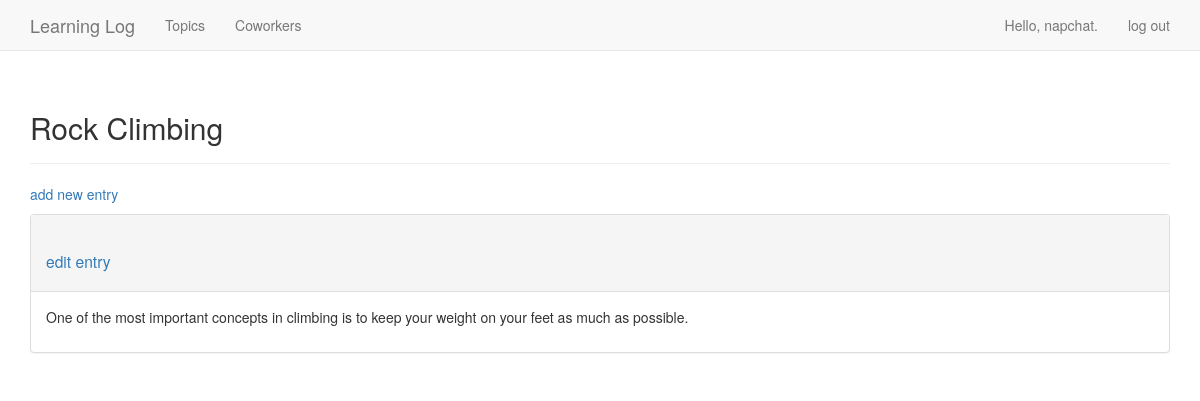
The page /topics/2/ (signed in) on the database its author committed.
### learning_logs/models.py (models this page shows, shortened)
class Topic(models.Model):
	text = models.CharField(max_length=200)
	date_added = models.DateTimeField(auto_now_add=True)
	owner = models.ForeignKey(User)
	def __str__(self):
		return self.text

class Entry(models.Model):
	topic = models.ForeignKey(Topic)           #外键,Topic对象可通过属性entry_set.all()来获取该类下的属性
	text = models.TextField()
	date_added = models.DateTimeField(auto_now_add=True)
	class Meta:
		verbose_name_plural = 'entries'

### learning_logs/views.py (the view)
# urls.py: url(r'^topics/(?P<topic_id>\d+)/$', views.topic, name='topic'),
@login_required
def topic(request, topic_id):
	topic = Topic.objects.get(id=topic_id)
	if topic.owner != request.user:
		raise Http404
	entries = topic.entry_set.order_by('date_added')
	context = {'topic': topic, 'entries': entries}
	return render(request, 'learning_logs/topic.html', context)

### learning_logs/templates/learning_logs/topic.html (shortened to what this page needs)
{% extends 'learning_logs/base.html' %}
{% block header %}
  <h2>{{ topic }}</h2>
{% endblock header %}
{% block content %}
  <p>
	<a href="{% url 'learning_logs:new_entry' topic.id %}">add new entry</a>
  </p>
  {% for entry in entries %}
    <div class="panel panel-default">
	  <div class="panel-heading">
		<h3>
		  <small>
			<a href="{% url 'learning_logs:edit_entry' entry.id %}">edit entry</a>
		  </small>
		</h3>
	  </div>
	  <div class="panel-body">
		{{ entry.text|linebreaks }}
	  </div>
    </div>
  {% empty %}
		There are no entries for this topic yet.
  {% endfor %}
{% endblock content %}

### learning_logs/templates/learning_logs/base.html (shortened to what this page needs)
{% load bootstrap3 %}
<!DOCTYPE html>
<html lang="en">
  <head>
	{% bootstrap_css %}
  </head>
  <body>
    <nav class="navbar navbar-default navbar-static-top">
	  <div class="container">
		<div class="navbar-header">
		  <a class="navbar-brand" href="{% url 'learning_logs:index' %}">
			Learning Log</a>
		</div>
		<div id="navbar" class="navbar-collapse collapse">
		  <ul class="nav navbar-nav">
			<li><a href="{% url 'learning_logs:topics' %}">Topics</a></li>
			<li><a href="{% url 'learning_logs:coworkers' %}">Coworkers</a></li>
		  </ul>
	      <ul class="nav navbar-nav navbar-right">
			{% if user.is_authenticated %}
			  <li><a>Hello, {{ user.username }}.</a></li>
			  <li><a href="{% url 'users:logout' %}">log out</a></li>
			{% else %}
			  <li><a href="{% url 'users:register' %}">register</a></li>
			  <li><a href="{% url 'users:login' %}">log in</a></li>
			{% endif %}
		  </ul>
		</div>
	  </div>
	</nav>
	<div class="container">
	  <div class="page-header">
		{% block header %}{% endblock header %}
	  </div>
	  <div>
		{% block content %}{% endblock content %}
	  </div>
	</div>
  </body>
</html>

### rows shown on the page
Topic: text "Rock Climbing"
Entry: text "One of the most important concepts in climbing is to keep your weight on your feet as much as possible."

### other values the page prints
{{ user.username }} "napchat"
